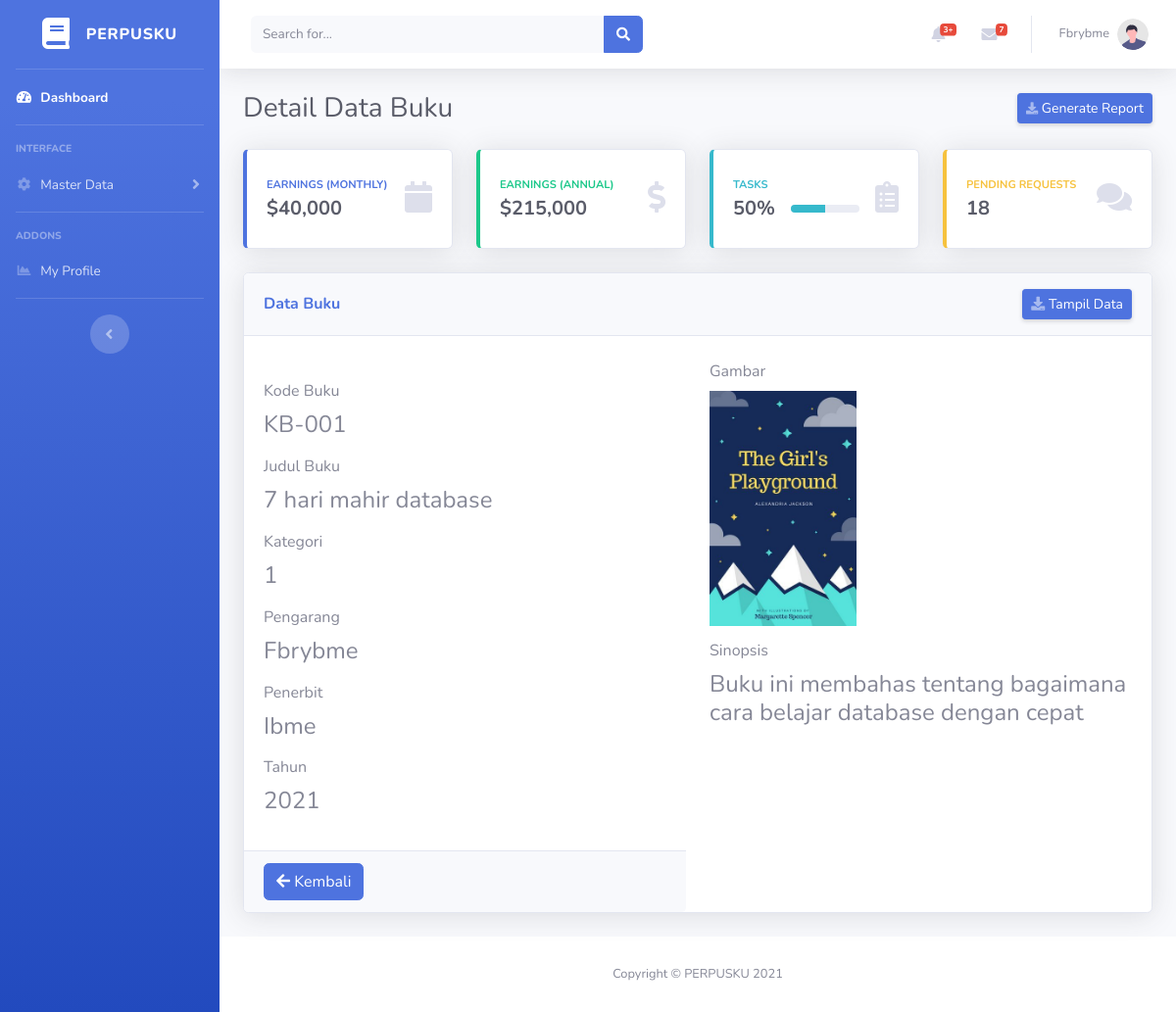
Page /index.php?page=detail-buku&kodebuku=KB-001 on the committed database.
### tables this page shows
CREATE TABLE `buku` (
  `kodebuku` varchar(8) NOT NULL,
  `judul` varchar(255) NOT NULL,
  `kategori` int(11) NOT NULL,
  `pengarang` varchar(50) NOT NULL,
  `penerbit` varchar(50) NOT NULL,
  `tahun` int(11) NOT NULL,
  `sinopsis` varchar(255) NOT NULL,
  `gambar` varchar(50) DEFAULT NULL
);

### databuku/buku_det.php (the view, shortened to what this page needs)
<?php
include 'config/koneksi.php';
$kodebuku = $_GET['kodebuku'];
$tampil   = mysqli_query($koneksi, "SELECT * FROM buku WHERE kodebuku = '$kodebuku'");
while ($data = mysqli_fetch_array($tampil)) { ?>
    <div class="row">
        <div class="col-md-12">
            <div class="card shadow mb-4">
                <div class="card-header py-3 d-sm-flex align-items-center justify-content-between mb-4">
                    <h6 class="m-0 font-weight-bold text-primary">Data Buku</h6>
                    <a href="index.php?page=view-buku" class="d-none d-sm-inline-block btn btn-sm btn-primary shadow-sm"><i class="fas fa-download fa-sign-in text-white-50"></i> Tampil Data</a>
                </div>
                <div class="row">
                    <div class="col-md-6">
                        <div class="card-body">
                            <div class="form-group">
                                <label>Kode Buku</label>
                                <h4><?= $data['kodebuku']; ?></h4>
                            </div>
                            <div class="form-group">
                                <label>Judul Buku</label>
                                <h4><?= $data['judul']; ?></h4>
                            </div>
                            <div class="form-group">
                                <label>Kategori</label>
                                <h4><?= $data['kategori']; ?></h4>
                            </div>
                            <div class="form-group">
                                <label>Pengarang</label>
                                <h4><?= $data['pengarang']; ?></h4>
                            </div>
                            <div class="form-group">
                                <label>Penerbit</label>
                                <h4><?= $data['penerbit']; ?></h4>
                            </div>
                            <div class="form-group">
                                <label>Tahun</label>
                                <h4><?= $data['tahun']; ?></h4>
                            </div>
                        </div>
                        <div class="card-footer">
                            <button type="button" onclick="location.href='index.php?page=view-buku'" class="btn btn-primary"><i class="fas fa-arrow-left"></i> Kembali</button>
                        </div>
                    </div>
                    <div class="col-md-6">
                        <label>Gambar</label>
                        <h4><img src="upload_file/<?= $data['gambar']; ?>" class="img-rounded" width="150px" style="margin-bottom: 5px;"></h4>
                        <div class="form-group">
                            <label>Sinopsis</label>
                            <h4><?= $data['sinopsis']; ?></h4>
                        </div>
                    </div>
                </div>
            </div>
        </div>
    </div>
<?php } ?>

### rows in the picture
buku: kodebuku "KB-001", judul "7 hari mahir database", kategori "1", pengarang "Fbrybme", penerbit "Ibme", tahun "2021", gambar (picture), sinopsis "Buku ini membahas tentang bagaimana cara belajar database dengan cepat"

### other values in the picture
$judul "Detail Data Buku"
